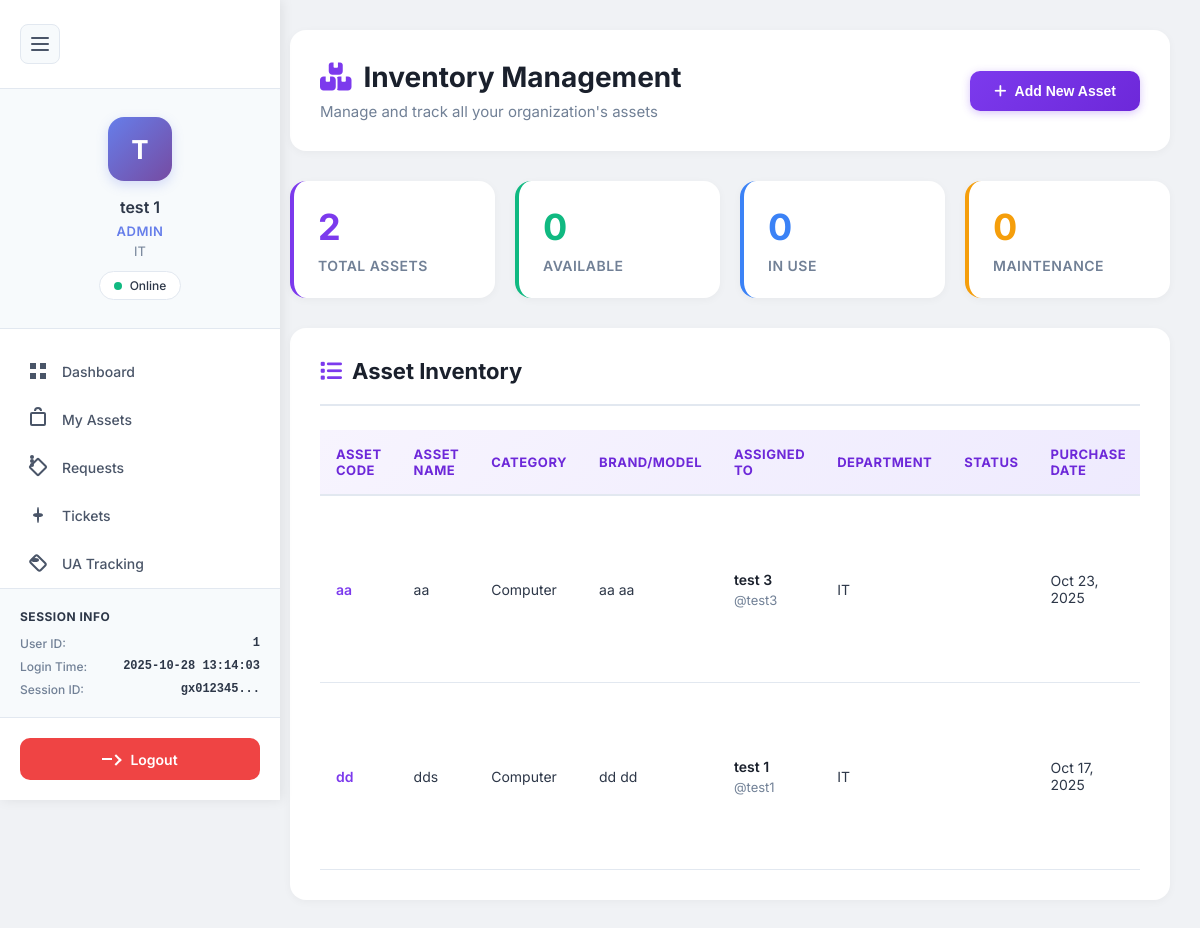
Page /public/asset.php (signed in) on the earlier database version.
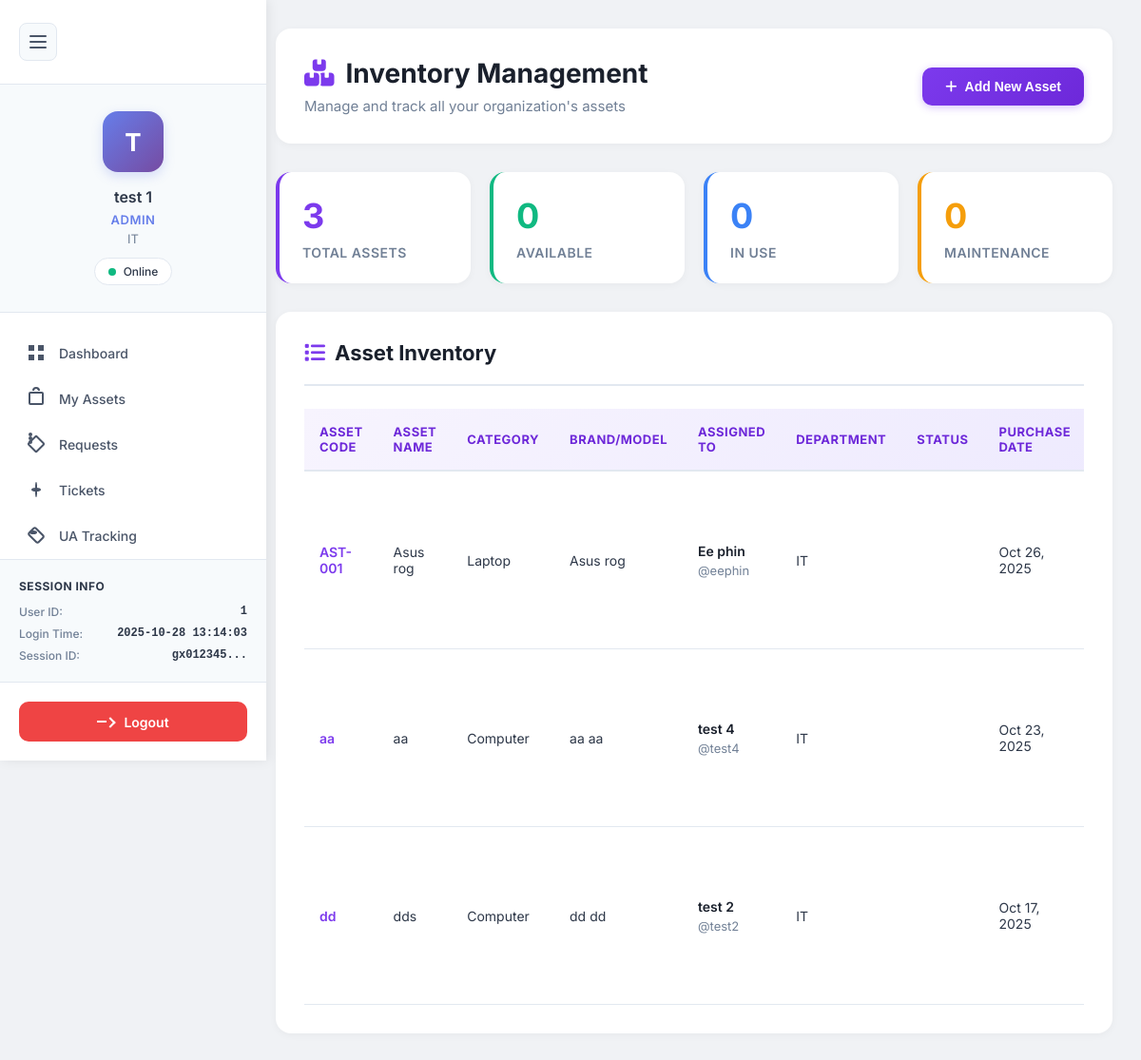
Same page on the later database version.
### tables this page shows
CREATE TABLE `assets` (
  `id` int(11) NOT NULL,
  `asset_name` varchar(255) NOT NULL,
  `asset_code` varchar(100) NOT NULL,
  `category` varchar(100) DEFAULT NULL,
  `brand` varchar(100) DEFAULT NULL,
  `model` varchar(100) DEFAULT NULL,
  `serial_number` varchar(255) DEFAULT NULL,
  `purchase_date` date DEFAULT NULL,
  `purchase_cost` decimal(10,2) DEFAULT NULL,
  `supplier` varchar(255) DEFAULT NULL,
  `warranty_expiry` date DEFAULT NULL,
  `last_maintenance_date` date DEFAULT NULL,
  `location` varchar(255) DEFAULT NULL,
  `department` varchar(100) DEFAULT NULL,
  `status` enum('available','in_use','maintenance','retired') DEFAULT 'available',
  `description` text DEFAULT NULL,
  `assigned_to` int(11) DEFAULT NULL,
  `created_by` int(11) DEFAULT NULL,
  `created_at` timestamp NOT NULL DEFAULT current_timestamp(),
  `updated_at` timestamp NOT NULL DEFAULT current_timestamp() ON UPDATE current_timestamp()
);

CREATE TABLE `users` (
  `user_id` int(11) NOT NULL,
  `first_name` varchar(100) DEFAULT NULL,
  `last_name` varchar(100) DEFAULT NULL,
  `email` varchar(255) NOT NULL,
  `username` varchar(100) NOT NULL,
  `password_hash` varchar(255) DEFAULT NULL,
  `temp_password` varchar(255) DEFAULT NULL,
  `phone` varchar(20) DEFAULT NULL,
  `department` varchar(100) DEFAULT NULL,
  `role` enum('admin','manager','employee') DEFAULT NULL,
  `employee_id` varchar(50) DEFAULT NULL,
  `is_active` tinyint(1) DEFAULT 1,
  `is_verified` tinyint(1) DEFAULT 0,
  `force_password_reset` tinyint(1) DEFAULT 0,
  `created_at` timestamp NOT NULL DEFAULT current_timestamp(),
  `updated_at` timestamp NOT NULL DEFAULT current_timestamp() ON UPDATE current_timestamp(),
  `last_login` timestamp NULL DEFAULT NULL,
  `verified_at` timestamp NULL DEFAULT NULL,
  `verified_by` int(11) DEFAULT NULL,
  `rejected_at` timestamp NULL DEFAULT NULL,
  `rejected_by` int(11) DEFAULT NULL,
  `rejection_reason` text DEFAULT NULL,
  `last_ip` varchar(45) DEFAULT NULL,
  `last_device_sn` varchar(255) DEFAULT NULL,
  `last_login_at` datetime DEFAULT NULL,
  `password_reset_token` varchar(64) DEFAULT NULL,
  `password_reset_expiry` datetime DEFAULT NULL,
  `must_change_password` tinyint(1) DEFAULT 0,
  `password_changed_at` datetime DEFAULT NULL,
  `created_by` int(11) DEFAULT NULL
);

### public/asset.php (the view, shortened to what this page needs)
<?php
include("../auth/config/database.php");
$assets = [];
try {
    $query = "SELECT a.*,
              u.username as created_by_name,
              assigned_user.user_id as assigned_user_id,
              assigned_user.username as assigned_username,
              CONCAT(assigned_user.first_name, ' ', assigned_user.last_name) as assigned_user_name
              FROM assets a
              LEFT JOIN users u ON a.created_by = u.user_id
              LEFT JOIN users assigned_user ON a.assigned_to = assigned_user.user_id
              ORDER BY a.created_at DESC";
    $result = $pdo->query($query);
    $assets = $result->fetchAll(PDO::FETCH_ASSOC);
} catch (PDOException $e) {
    $error_message = "Error fetching assets: " . $e->getMessage();
}
$total_assets = count($assets);
$available_assets = 0;
$in_use_assets = 0;
$maintenance_assets = 0;
?>
<!DOCTYPE html>
<html lang="en">
<head>
    <link rel="stylesheet" href="https://cdnjs.cloudflare.com/ajax/libs/font-awesome/6.4.0/css/all.min.css">
    <link rel="stylesheet" href="../auth/inc/navigation.css">
</head>
<body>
    <?php include("../auth/inc/sidebar.php"); ?>
    <div class="container" id="mainContainer">
        <div class="header">
            <div class="header-content">
                <h1><i class="fas fa-boxes"></i> Inventory Management</h1>
                <p>Manage and track all your organization's assets</p>
            </div>
            <button class="btn btn-primary" id="toggleFormBtn">
                <i class="fas fa-plus"></i> Add New Asset
            </button>
        </div>
        <div class="stats-grid">
            <div class="stat-card">
                <div class="stat-number"><?php echo $total_assets; ?></div>
                <div class="stat-label">Total Assets</div>
            </div>
            <div class="stat-card available">
                <div class="stat-number"><?php echo $available_assets; ?></div>
                <div class="stat-label">Available</div>
            </div>
            <div class="stat-card in-use">
                <div class="stat-number"><?php echo $in_use_assets; ?></div>
                <div class="stat-label">In Use</div>
            </div>
            <div class="stat-card maintenance">
                <div class="stat-number"><?php echo $maintenance_assets; ?></div>
                <div class="stat-label">Maintenance</div>
            </div>
        </div>
        <div class="section">
            <div class="section-header">
                <h2><i class="fas fa-list"></i> Asset Inventory</h2>
            </div>
            <?php if (empty($assets)): ?>
            <div class="empty-state">
                <div class="empty-state-icon">📦</div>
                <h3>No Assets Found</h3>
                <p>No assets found in inventory. Add your first asset to get started!</p>
            </div>
            <?php else: ?>
            <div class="table-container">
                <table class="table">
                    <thead>
                        <tr>
                            <th>Asset Code</th>
                            <th>Asset Name</th>
                            <th>Category</th>
                            <th>Brand/Model</th>
                            <th>Assigned To</th>
                            <th>Department</th>
                            <th>Status</th>
                            <th>Purchase Date</th>
                        </tr>
                    </thead>
                    <tbody>
                        <?php foreach ($assets as $asset): ?>
                        <tr>
                            <td>
                                <a href="assetDetails.php?id=<?php echo $asset['id']; ?>" class="asset-code-link">
                                    <?php echo htmlspecialchars($asset['asset_code']); ?>
                                </a>
                            </td>
                            <td><?php echo htmlspecialchars($asset['asset_name']); ?></td>
                            <td><?php echo htmlspecialchars($asset['category']); ?></td>
                            <td>
                                <?php
                                $brandModel = trim($asset['brand'] . ' ' . $asset['model']);
                                echo htmlspecialchars($brandModel ?: '-');
                                ?>
                            </td>
                            <td>
                                <?php if ($asset['assigned_user_id']): ?>
                                    <div class="user-info">
                                        <span class="user-name"><?php echo htmlspecialchars($asset['assigned_user_name']); ?></span>
                                        <span class="user-email">@<?php echo htmlspecialchars($asset['assigned_username']); ?></span>
                                    </div>
                                <?php else: ?>
                                    <span class="unassigned">Unassigned</span>
                                <?php endif; ?>
                            </td>
                            <td><?php echo htmlspecialchars($asset['department'] ?: '-'); ?></td>
                            <td>
                                <span class="status-badge status-<?php echo strtolower(str_replace(' ', '-', $asset['status'])); ?>">
                                </span>
                            </td>
                            <td><?php echo $asset['purchase_date'] ? date('M j, Y', strtotime($asset['purchase_date'])) : '-'; ?></td>
                        </tr>
                        <?php endforeach; ?>
                    </tbody>
                </table>
            </div>
            <?php endif; ?>
        </div>
    </div>
</body>
</html>

### auth/inc/sidebar.php (shortened to what this page needs)
<?php
$user_name = $_SESSION['first_name'] . ' ' . $_SESSION['last_name'];
$role = $_SESSION['role'];
$department = $_SESSION['department'];
$login_time = isset($_SESSION['login_time']) ? date('Y-m-d H:i:s', $_SESSION['login_time']) : 'Unknown';
$user_initial = strtoupper(substr($_SESSION['first_name'], 0, 1));
?>
<div class="sidebar" id="sidebar">
    <div class="sidebar-header">
        <button class="sidebar-toggle" id="sidebarToggle">
            <span></span>
            <span></span>
            <span></span>
        </button>
    </div>
    <div class="sidebar-user-profile">
        <div class="user-avatar-large">
            <span><?php echo $user_initial; ?></span>
        </div>
        <div class="user-details">
            <h3 class="user-name"><?php echo htmlspecialchars($user_name); ?></h3>
            <p class="user-role"><?php echo htmlspecialchars(ucfirst($role)); ?></p>
            <p class="user-department"><?php echo htmlspecialchars($department); ?></p>
        </div>
        <div class="user-status">
            <span class="status-indicator"></span>
            <span class="status-text">Online</span>
        </div>
    </div>
    <nav class="sidebar-nav">
        <ul class="nav-menu">
            <li class="nav-item">
                <a href="../public/dashboard.php" class="nav-link">
                    <i class="nav-icon"></i>
                    <span class="nav-text">Dashboard</span>
                </a>
            </li>
            <li class="nav-item">
                <a href="../public/asset.php" class="nav-link">
                    <i class="nav-icon"></i>
                    <span class="nav-text">My Assets</span>
                </a>
            </li>
            <li class="nav-item">
                <a href="../public/userV.php" class="nav-link">
                    <i class="nav-icon"></i>
                    <span class="nav-text">Requests</span>
                </a>
            </li>
            <li class="nav-item">
                <a href="../public/ticket.php" class="nav-link">
                    <i class="nav-icon"></i>
                    <span class="nav-text">Tickets</span>
                </a>
            </li>
            <li class="nav-item">
                <a href="../public/Uastatus.php" class="nav-link">
                    <i class="nav-icon"></i>
                    <span class="nav-text">UA Tracking</span>
                </a>
            </li>
        </ul>
    </nav>
    <div class="sidebar-session-info">
        <div class="session-details">
            <h4>Session Info</h4>
            <div class="session-item">
                <span class="session-label">User ID:</span>
                <span class="session-value"><?php echo htmlspecialchars($_SESSION['user_id']); ?></span>
            </div>
            <div class="session-item">
                <span class="session-label">Login Time:</span>
                <span class="session-value"><?php echo htmlspecialchars($login_time); ?></span>
            </div>
            <div class="session-item">
                <span class="session-label">Session ID:</span>
                <span class="session-value"><?php echo htmlspecialchars(substr(session_id(), 0, 8)) . '...'; ?></span>
            </div>
        </div>
    </div>
    <div class="sidebar-footer">
        <a href="../auth/api/logout.php" class="logout-btn" onclick="return confirm('Are you sure you want to logout?')">
            <i class="logout-icon"></i>
            <span class="logout-text">Logout</span>
        </a>
    </div>
</div>

### public/asset.php (style rules this page uses)
* { margin: 0; padding: 0; box-sizing: border-box; }
body { font-family: 'Inter', -apple-system, BlinkMacSystemFont, 'Segoe UI', Roboto, sans-serif; background: #f8f9fc; color: #2d3748; min-height: 100vh; }
.container { margin-left: 260px; padding: 30px; transition: margin-left 0.3s ease; min-height: 100vh; }
.header { background: white; border-radius: 16px; padding: 30px; margin-bottom: 30px; box-shadow: 0 2px 8px rgba(0, 0, 0, 0.04); display: flex; justify-content: space-between; align-items: center; flex-wrap: wrap; gap: 20px; }
.header-content h1 { font-size: 28px; font-weight: 700; color: #1a202c; margin-bottom: 8px; display: flex; align-items: center; gap: 12px; }
.header-content h1 i { color: #7c3aed; }
.header-content p { color: #718096; font-size: 15px; }
.stats-grid { display: grid; grid-template-columns: repeat(auto-fit, minmax(200px, 1fr)); gap: 20px; margin-bottom: 30px; }
.stat-card { background: white; border-radius: 16px; padding: 24px; box-shadow: 0 2px 8px rgba(0, 0, 0, 0.04); transition: all 0.3s; border-left: 4px solid #7c3aed; }
.stat-card.available { border-left-color: #10b981; }
.stat-card.in-use { border-left-color: #3b82f6; }
.stat-card.maintenance { border-left-color: #f59e0b; }
.stat-number { font-size: 36px; font-weight: 700; margin-bottom: 8px; color: #7c3aed; }
.stat-card.available .stat-number { color: #10b981; }
.stat-card.in-use .stat-number { color: #3b82f6; }
.stat-card.maintenance .stat-number { color: #f59e0b; }
.stat-label { color: #718096; font-size: 14px; font-weight: 600; text-transform: uppercase; letter-spacing: 0.5px; }
.section { background: white; border-radius: 16px; padding: 30px; margin-bottom: 30px; box-shadow: 0 2px 8px rgba(0, 0, 0, 0.04); }
.section-header { margin-bottom: 24px; padding-bottom: 20px; border-bottom: 2px solid #e2e8f0; display: flex; justify-content: space-between; align-items: center; flex-wrap: wrap; gap: 15px; }
.section-header h2 { font-size: 22px; font-weight: 700; color: #1a202c; display: flex; align-items: center; gap: 10px; }
.section-header h2 i { color: #7c3aed; }
.btn { padding: 12px 24px; border: none; border-radius: 10px; font-size: 14px; font-weight: 600; cursor: pointer; transition: all 0.3s; display: inline-flex; align-items: center; gap: 8px; text-decoration: none; }
.btn-primary { background: linear-gradient(135deg, #7c3aed 0%, #6d28d9 100%); color: white; box-shadow: 0 2px 8px rgba(124, 58, 237, 0.3); }
.table-container { overflow-x: auto; }
.table { width: 100%; border-collapse: collapse; }
.table thead { background: linear-gradient(135deg, #f7f4fe 0%, #ede9fe 100%); }
.table thead th { padding: 16px; text-align: left; font-weight: 700; font-size: 13px; color: #6d28d9; text-transform: uppercase; letter-spacing: 0.5px; border-bottom: 2px solid #e2e8f0; }
.table tbody tr { border-bottom: 1px solid #e2e8f0; transition: all 0.2s; }
.table tbody td { padding: 16px; font-size: 14px; color: #2d3748; }
.asset-code-link { color: #7c3aed; text-decoration: none; font-weight: 600; transition: all 0.2s; }
.user-info { display: flex; flex-direction: column; gap: 4px; }
.user-name { font-weight: 600; color: #1a202c; }
.user-email { font-size: 13px; color: #718096; }
.status-badge { display: inline-block; padding: 6px 12px; border-radius: 20px; font-size: 12px; font-weight: 700; text-transform: uppercase; letter-spacing: 0.3px; }

Differences in the rows shown:
added assets: asset_code "AST-001", asset_name "Asus rog", category "Laptop", brand+model "Asus rog", assigned_user_name "Ee phin", assigned_to.username "eephin", department "IT", purchase_date "Oct 26, 2025"
changed assets "aa": assigned_user_name "test 3" → "test 4"; assigned_to.username "test3" → "test4"
changed assets "dd": assigned_user_name "test 1" → "test 2"; assigned_to.username "test1" → "test2"
Other differences:
$total_assets: "2" → "3"
